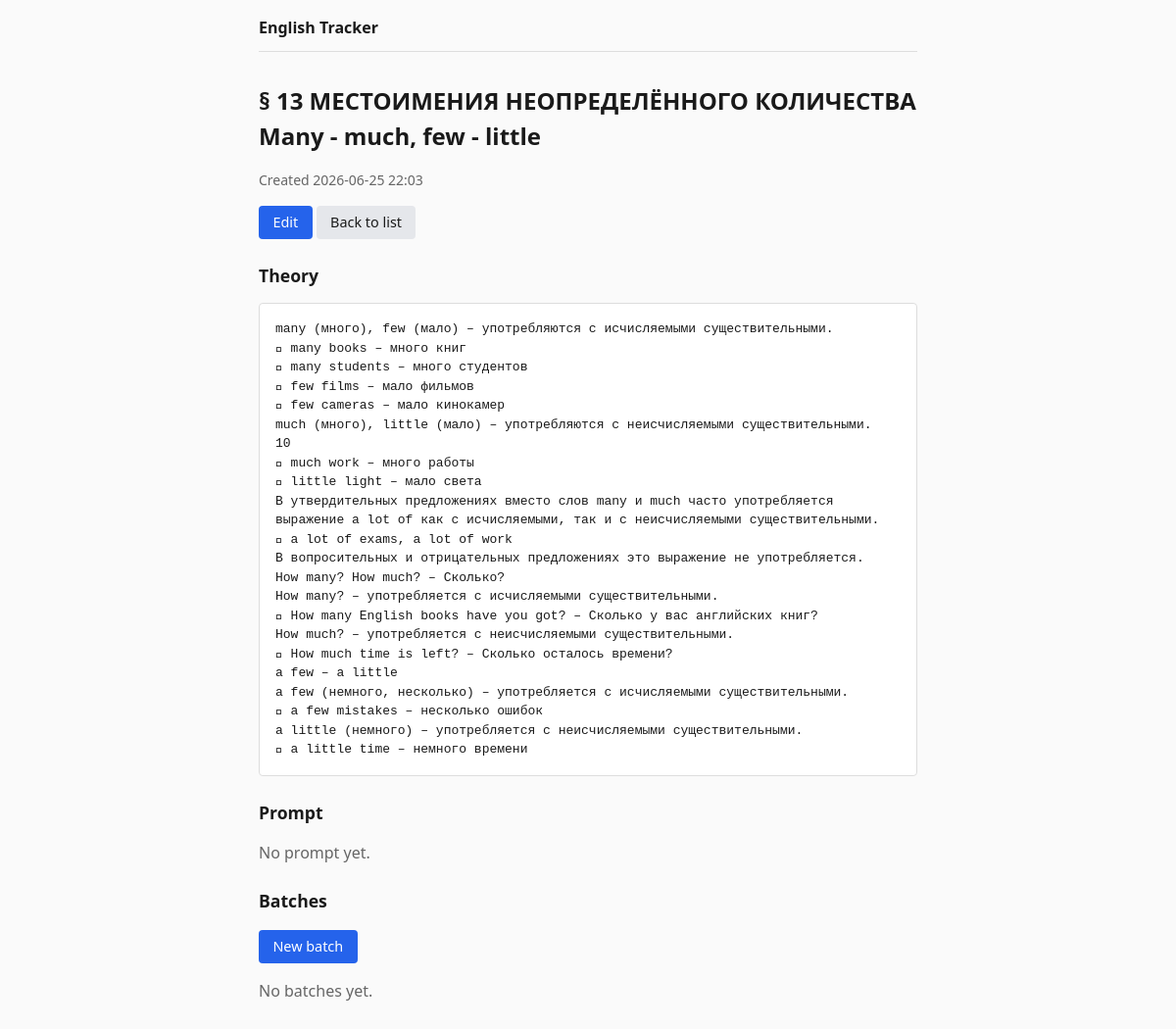
Page /topics/3 on the committed database.
### app/models.py (models this page shows)
class Topic(Base):
    __tablename__ = "topics"
    id = Column(Integer, primary_key=True, autoincrement=True)
    title = Column(String, nullable=False)
    theory = Column(Text)
    prompt = Column(Text)
    created_at = Column(DateTime)

### app/routes/topics.py (the view)
@router.get("/topics/{topic_id}", response_class=HTMLResponse)
def topic_detail(request: Request, topic_id: int, db: Session = Depends(get_db)):
    topic = topic_service.get_topic(db, topic_id)
    if topic is None:
        raise HTTPException(status_code=404, detail="Topic not found")
    batches = batch_service.list_batches_for_topic(db, topic_id)
    return templates.TemplateResponse(
        request,
        "topics/detail.html",
        {"topic": topic, "batches": batches},
    )

### app/templates/topics/detail.html (shortened to what this page needs)
{% extends "base.html" %}
{% block content %}
<h1>{{ topic.title }}</h1>
{% if topic.created_at %}
<p class="meta">Created {{ topic.created_at.strftime("%Y-%m-%d %H:%M") }}</p>
{% endif %}
<p><a href="/topics/{{ topic.id }}/edit" class="btn">Edit</a>
   <a href="/topics" class="btn-secondary">Back to list</a></p>
<section>
    <h2>Theory</h2>
    {% if topic.theory %}
    <pre class="content">{{ topic.theory }}</pre>
    {% else %}
    <p class="empty">No theory yet.</p>
    {% endif %}
</section>
<section>
    <h2>Prompt</h2>
    {% if topic.prompt %}
    <pre class="content">{{ topic.prompt }}</pre>
    {% else %}
    <p class="empty">No prompt yet.</p>
    {% endif %}
</section>
<section>
    <h2>Batches</h2>
    <p><a href="/topics/{{ topic.id }}/batches/new" class="btn">New batch</a></p>
    {% if batches %}
    <ul class="topic-list">
        {% for batch in batches %}
        <li>
            <a href="/topics/{{ topic.id }}/batches/{{ batch.id }}">{{ batch.name }}</a>
            <span class="meta">{{ batch.status or "—" }}</span>
        </li>
        {% endfor %}
    </ul>
    {% else %}
    <p class="empty">No batches yet.</p>
    {% endif %}
</section>
{% endblock %}

### app/static/css/style.css (style rules this page uses)
* { box-sizing: border-box; }
body { font-family: system-ui, sans-serif; line-height: 1.5; max-width: 720px; margin: 0 auto; padding: 1rem 1.5rem; color: #1a1a1a; background: #fafafa; }
h1 { font-size: 1.5rem; margin-top: 0; }
h2 { font-size: 1.1rem; margin-top: 1.5rem; }
a { color: #2563eb; }
.meta { color: #666; font-size: 0.875rem; }
.empty { color: #666; }
.btn, .btn-secondary { display: inline-block; padding: 0.4rem 0.9rem; border-radius: 4px; text-decoration: none; font-size: 0.9rem; border: none; cursor: pointer; }
.btn { background: #2563eb; color: #fff; }
.btn-secondary { background: #e5e7eb; color: #1a1a1a; }
.content { white-space: pre-wrap; background: #fff; border: 1px solid #ddd; border-radius: 4px; padding: 1rem; overflow-x: auto; }
section { margin-top: 1rem; }

### rows in the picture
Topic: title "§ 13 МЕСТОИМЕНИЯ НЕОПРЕДЕЛЁННОГО КОЛИЧЕСТВА Many - much, few - little", created_at "2026-06-25 22:03", theory "many (много), few (мало) – употребляются с исчисляемыми существительными.  many books – много книг  many students – много студентов  few films – мало фильмов  few cameras – мало кинокамер much (много), little (мало) – употребляются с неисчисляемыми существительными. 10  much work – много работы  little light – мало света В утвердительных предложениях вместо слов many и much часто употребляется выражение a lot of как с исчисляемыми, так и с неисчисляемыми существительными.  a lot of exams, a lot of work В вопросительных и отрицательных предложениях это выражение не употребляется. How many? How much? – Сколько? How many? – употребляется с исчисляемыми существительными.  How many…"
